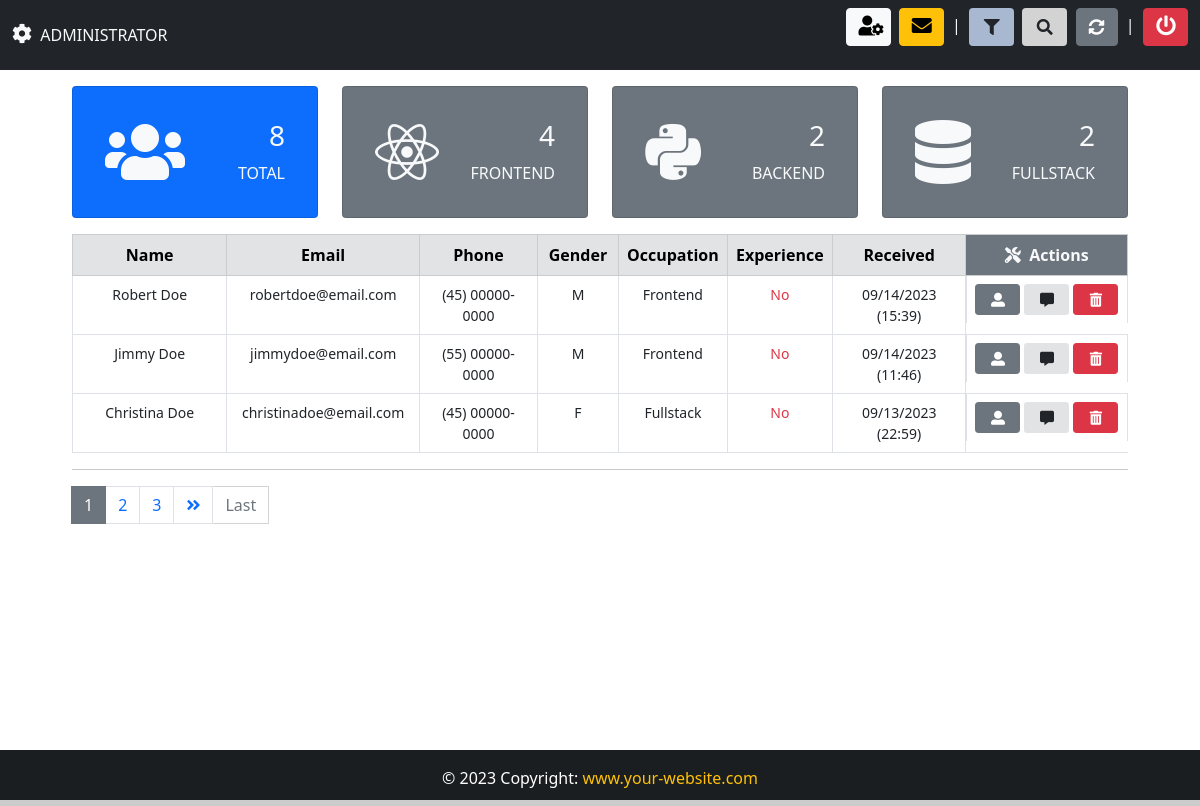
The page /backend/ (signed in) on the database as committed earlier.
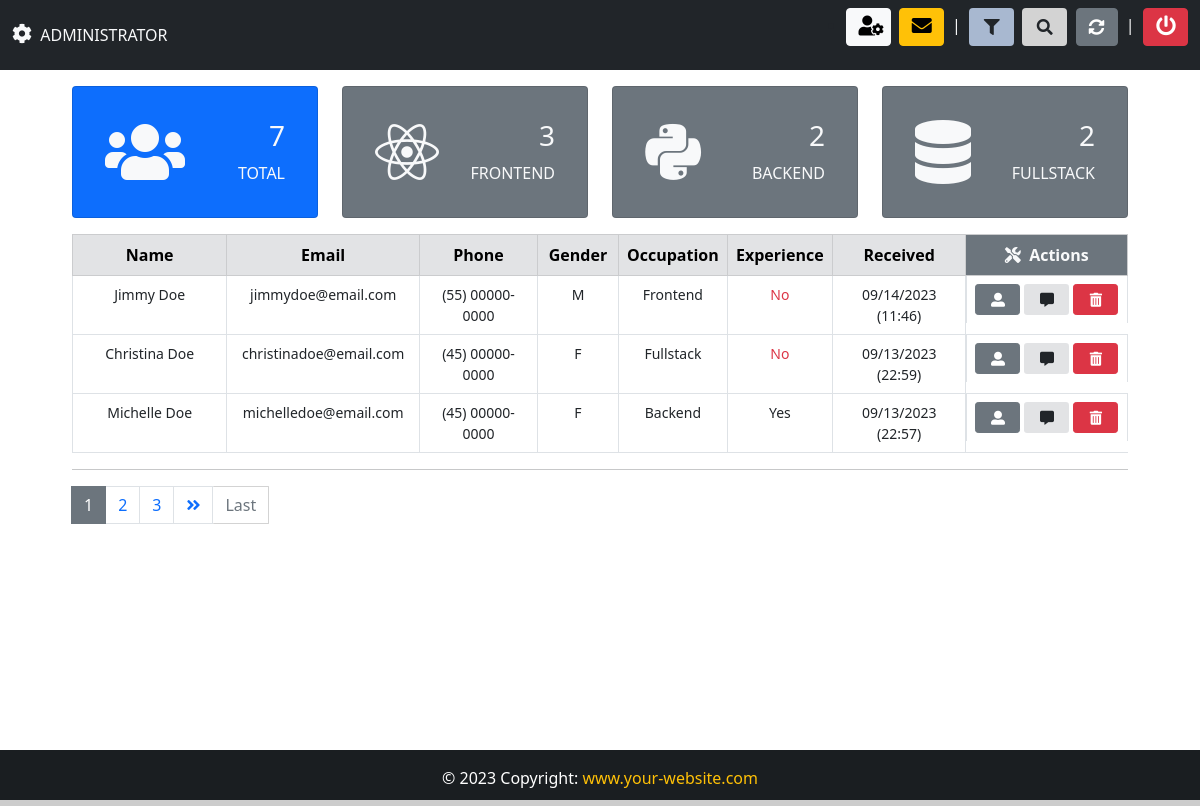
The same page on the database as committed later.
### App/models.py (models this page shows, shortened)
class Candidate(models.Model):
    firstname = models.CharField(max_length=50)
    lastname = models.CharField(max_length=50)
    job = models.CharField(max_length=5, verbose_name="Job Code")
    birth = models.DateField(
        auto_now=False, auto_now_add=False, verbose_name="Birthday"
    )
    phone = models.CharField(max_length=25)
    personality = models.CharField(max_length=50, null=True, choices=PERSONALITY)
    salary = models.CharField(max_length=50, verbose_name="Salary expectation")
    gender = models.CharField(max_length=10)
    experience = models.BooleanField(null=True)
    smoker = models.CharField(max_length=10, choices=SMOKER, default="")
    email = models.EmailField(max_length=50)
    message = models.TextField(verbose_name="Presentation")
    file = models.FileField(upload_to="resume", blank=True, verbose_name="Resume")
    image = models.ImageField(upload_to="photo", blank=True, verbose_name="Photo")
    created_at = models.DateTimeField(auto_now_add=True)
    situation = models.CharField(
        max_length=50, null=True, choices=SITUATION, default="Pending"
    )
    company_note = models.TextField(blank=True)
    frameworks = MultiSelectField(choices=FRAMEWORKS, max_length=50)
    languages = MultiSelectField(choices=LANGUAGES, max_length=50)
    databases = MultiSelectField(choices=DATABASES, max_length=50)
    libraries = MultiSelectField(choices=LIBRARIES, max_length=50)
    mobile = MultiSelectField(choices=MOBILE, max_length=50)
    others = MultiSelectField(choices=OTHERS, max_length=50)
    institution = models.CharField(max_length=50)
    course = models.CharField(max_length=50)
    started_course = models.DateField(auto_now_add=False)
    finished_course = models.DateField(blank=True, null=True, auto_now_add=False)
    about_course = models.TextField()
    status_course = models.CharField(max_length=50, null=True, choices=STATUS_COURSE)
    company = models.CharField(max_length=50)
    position = models.CharField(max_length=50)
    started_job = models.DateField(blank=True, null=True, auto_now_add=False)
    finished_job = models.DateField(blank=True, null=True, auto_now_add=False)
    about_job = models.TextField()
    employed = models.BooleanField(null=True, verbose_name="I am employed")
    remote = models.BooleanField(null=True, verbose_name="I agree to work remotely")
    travel = models.BooleanField(null=True, verbose_name="I'm available for travel")

### App/views.py (the view, shortened to what this page needs)
# urls.py: path("backend/", views.backend, name="backend"),
@login_required(login_url="login")
@cache_control(no_cache=True, must_revalidate=True, no_store=True)
def backend(request):
    if "f" in request.GET:
        f = request.GET["f"]
        all = Candidate.objects.filter(Q(job__iexact=f) | Q(gender__iexact=f)).order_by(
            "-created_at"
        )
    else:
        all = Candidate.objects.all().order_by("-created_at")
    paginator = Paginator(all, 3)
    page = request.GET.get("page")
    all_candidate = paginator.get_page(page)
    total = all.count()
    frontend = all.filter(job="FR-22")
    backend = all.filter(job="BA-10")
    fullstack = all.filter(job="FU-15")
    context = {
        "candidates": all_candidate,
        "total": total,
        "frontend": frontend,
        "backend": backend,
        "fullstack": fullstack,
    }
    return render(request, "backend.html", context)

### App/templates/backend.html (shortened to what this page needs)
{% extends "base.html" %}
{% block footer %}
    class="text-warning"
{% endblock footer %}
{% block nav-content %}
    <div class="collapse navbar-collapse mt-3 mt-md-3 mt-lg-0"
         id="navbarSupportedContent">
        <ul class="navbar-nav me-auto mb-2 mb-lg-0 align-middle">
            <li class="nav-item text-light">
                {% if request.user.is_superuser %}
                    <i class="fas fa-cog f-size2"></i>&nbsp; ADMINISTRATOR
                {% else %}
                    Welcome: <span class="text-warning">{{ user.get_username }}</span>
                {% endif %}
            </li>
        </ul>
        <ul>
            <li>
                {% if request.user.is_superuser %}
                    <a href="{% url 'admin:App_candidate_changelist' %}"
                       target="_blank"
                       class="btn btn-light my-btn2"
                       title="Control Panel">
                        <i class="fas fa-user-cog f-size2"></i>
                    </a>
                    <a href="{% url 'admin:App_email_changelist' %}"
                       target="_blank"
                       class="btn btn-warning ms-1 my-btn2"
                       title="Admin">
                        <i class="fas fa-envelope f-size2"></i>
                    </a>
                    <span class="text-light">&nbsp;|&nbsp;</span>
                {% endif %}
                <button class="btn my-btn2"
                        style="background-color: #a8b8d0"
                        title="Filter"
                        data-bs-toggle="modal"
                        data-bs-target="#filterModal">
                    <i class="fas fa-filter"></i>
                </button>
                <button class="btn my-btn2 ms-1"
                        style="background-color: #d3d3d3"
                        title="Search"
                        data-bs-toggle="modal"
                        data-bs-target="#searchModal">
                    <i class="fas fa-search"></i>
                </button>
                <a href="{% url 'backend' %}"
                   class="btn btn-secondary ms-1"
                   title="Refresh">
                    <i class="fas fa-sync-alt"></i>
                </a>
                <span class="text-light">&nbsp;|&nbsp;</span>
                <a href="{% url 'logout' %}"
                   class="btn btn-danger my-btn2"
                   title="Logout"
                   data-bs-toggle="modal"
                   data-bs-target="#logoutModal">
                    <i class="fas fa-power-off f-size2"></i>
                </a>
            </li>
        </ul>
    </div>
{% endblock nav-content %}
{% block content %}
    <div class="container" style="width: 90%;">
        <div class="mt-3 mb-2">{% include "dashboard/dashboard.html" %}</div>
        <table class="table table-bordered text-center">
            <thead class="table-secondary">
                <tr>
                    <th style="width: 19%;">Name</th>
                    <th style="width: 19%;">Email</th>
                    <th style="width: 14%;">Phone</th>
                    <th style="width: 8%;">Gender</th>
                    <th style="width: 10%;">Occupation</th>
                    <th style="width: 10%;">Experience</th>
                    <th style="width: 15%;">Received</th>
                    <th colspan="2" style="width: 5%;" class="bg-secondary text-light">
                        <i class="fa fa-tools"></i>&nbsp;&nbsp;Actions
                    </th>
                </tr>
            </thead>
            <tbody style="font-size: 14px;">
                {% for data in candidates %}
                    <tr>
                        <td id="top-border" label="Name">{{ data.firstname }} {{ data.lastname }}</td>
                        <td id="sm-border" label="Email">{{ data.email }}</td>
                        <td id="sm-border" label="Phone">{{ data.phone }}</td>
                        <td id="sm-border" label="Gender">{{ data.gender }}</td>
                        {% if data.job == "FR-22" %}
                            <td id="sm-border" label="Occupation">Frontend</td>
                        {% elif data.job == "BA-10" %}
                            <td id="sm-border" label="Occupation">Backend</td>
                        {% else %}
                            <td id="sm-border" label="Occupation">Fullstack</td>
                        {% endif %}
                        {% if data.experience == False %}
                            <td id="sm-border" label="Experience">
                                <span class="text-danger">No</span>
                            </td>
                        {% else %}
                            <td id="sm-border" label="Experience">Yes</td>
                        {% endif %}
                        <td id="sm-border" label="Received">{{ data.created_at|date:"m/d/Y (H:i)" }}</td>
                        <td class="btn-side">
                            <a href="{% url 'candidate' data.id %}"
                               class="btn btn-secondary my-btn2 btn-sm"
                               title="View candidate">
                                <i class="fas fa-user-alt"></i>
                            </a>
                            <a href="{% url 'chat_candidate' data.id %}"
                               class="btn my-btn2 btn-sm ms-1"
                               title="About candidate"
                               style="background-color: #e2e3e5">
                                <i class="fas fa-comment-alt"></i>
                            </a>
                            {% if request.user.is_superuser %}
                                <a href=""
                                   class="btn btn-danger my-btn2 btn-sm ms-1"
                                   title="Delete"
                                   data-bs-toggle="modal"
                                   data-bs-target="#deleteModal{{ data.pk }}">
                                    <i class="fas fa-trash-alt"></i>
                                </a>
                            {% endif %}
                        </td>
                    {% empty %}
                        <td colspan="8">
                            {{ request.GET.q }} <strong class="text-danger">No records found</strong>
                        </td>
                    </tr>
                {% endfor %}
            </tbody>
        </table>
        <hr>
        <nav>
            {% if candidates.has_other_pages %}
                <ul class="pagination">
                    {% for i in candidates.paginator.page_range %}
                        {% if candidates.number == i %}
                            <li class="page-item active">
                                <span class="page-link">{{ i }}
                                </span>
                            </li>
                        {% else %}
                            <li class="page-item">
                                <a class="page-link"
                                   href="?page={{ i }}{% if request.GET.q %}&q={{ request.GET.q }}{% elif request.GET.f %}&f={{ request.GET.f }}{% endif %}">{{ i }}</a>
                            </li>
                        {% endif %}
                    {% endfor %}
                    {% if candidates.has_next %}
                        <li class="page-item">
                            <a href="?page={{ candidates.next_page_number }}{% if request.GET.q %}&q={{ request.GET.q }}{% elif request.GET.f %}&f={{ request.GET.f }}{% endif %}"
                               class="page-link">
                                <i class="fas fa-angle-double-right"></i>
                            </a>
                        </li>
                        <a href="?page={{ candidates.paginator.num_pages }}{% if request.GET.q %}&q={{ request.GET.q }}{% elif request.GET.f %}&f={{ request.GET.f }}{% endif %}"
                           class="btn btn-outline-secondary mb-4"
                           style="border-radius: 1px;
                                  border: 1px solid #d3d3d3;
                                  border-left: none">Last</a>
                    {% else %}
                        <li class="page-item disabled"></li>
                    {% endif %}
                </ul>
            {% endif %}
        </nav>
        <br>
        <br>
        <br>
    </div>
{% endblock %}

### App/templates/base.html (shortened to what this page needs)
{% load static %}
<!DOCTYPE html>
<html lang="en">
<head>
    <link href="https://cdn.jsdelivr.net/npm/bootstrap@5.0.2/dist/css/bootstrap.min.css" rel="stylesheet">
    <link rel="stylesheet" href="https://use.fontawesome.com/releases/v5.15.4/css/all.css">
    <link rel="stylesheet" href="https://cdnjs.cloudflare.com/ajax/libs/jqueryui/1.13.2/themes/base/jquery-ui.min.css" />
    <link href={% static "css/style.css" %} rel="stylesheet">
</head>
<body>
    <div class="wrapper">
      <header>
        <nav  class="navbar navbar-expand-lg navbar-dark {% block navbar %} bg-dark {% endblock %}">
          <div class="container-fluid">
            {% block nav-content %}{% endblock nav-content %}
          </div>
        </nav>
      </header>
      {% block content %} {% endblock content %}
    </div>
    {% block tag-footer %}
    <footer class="bg-dark text-center text-lg-start" id="footer" style="color: #fff;">
      <div class="text-center p-3" style="background-color: rgba(0, 0, 0, 0.2);">
          &copy; {% now "Y" %} Copyright:
          <a class="text-light" href="#" style="text-decoration: none;">
              <span {% block footer %} style="color: #89cff0;" {% endblock footer %}>www.your-website.com</span>
          </a>
      </div>
    </footer>
    {% endblock tag-footer %}
</body>
</html>

### App/templates/dashboard/dashboard.html
<div class="row">
    {% include "dashboard/dash_total.html" %}
    {% include "dashboard/dash_frontend.html" %}
    {% include "dashboard/dash_backend.html" %}
    {% include "dashboard/dash_fullstack.html" %}
</div>

### App/templates/dashboard/dash_total.html
{% extends "dashboard/baseDash.html" %}
{% block bg-dash %} bg-primary text-light {% endblock %}
{% block icon %} <i class="fas fa-users fa-4x"></i> {% endblock %}
{% block value %} {{ total }} {% endblock %}
{% block dash-title %} TOTAL {% endblock %}

### App/templates/dashboard/baseDash.html
<div class="col-xl-3 col-sm-6 col-6 mb-2">
    <div class="card p-3 {% block bg-dash %}{% endblock %}">
        <div class="card-body">
            <div class="d-flex justify-content-between">
                <div class="align-self-center">
                    {% block icon %} {% endblock %}
                </div>
                <div class="text-end">
                    <h3>{% block value %} {% endblock %}</h3>
                    <p class="mb-0">{% block dash-title %}{% endblock %}</p>
                </div>
            </div>
        </div>
    </div>
</div>

### App/templates/dashboard/dash_frontend.html
{% extends "dashboard/baseDash.html" %}
{% block bg-dash %} bg-secondary text-light {% endblock %}
{% block icon %} <i class="fab fa-react fa-4x"></i> {% endblock %}
{% block value %} {{ frontend.count }} {% endblock %}
{% block dash-title %} FRONTEND {% endblock %}

### App/templates/dashboard/dash_backend.html
{% extends "dashboard/baseDash.html" %}
{% block bg-dash %} bg-secondary text-light {% endblock %}
{% block icon %} <i class="fab fa-python fa-4x"></i> {% endblock %}
{% block value %} {{ backend.count }} {% endblock %}
{% block dash-title %} BACKEND {% endblock %}

### App/templates/dashboard/dash_fullstack.html
{% extends "dashboard/baseDash.html" %}
{% block bg-dash %} bg-secondary text-light {% endblock %}
{% block icon %} <i class="fas fa-database fa-4x"></i> {% endblock %}
{% block value %} {{ fullstack.count }} {% endblock %}
{% block dash-title %} FULLSTACK {% endblock %}

### App/templates/modals/note.html (shortened to what this page needs)
{% extends 'modals/baseModal.html' %}

### App/templates/modals/delete.html (shortened to what this page needs)
{% extends 'modals/baseModal.html' %}

### App/templates/modals/email.html (shortened to what this page needs)
{% extends 'modals/baseModal.html' %}

### App/templates/modals/filter.html (shortened to what this page needs)
{% extends 'modals/baseModal.html' %}

### App/templates/modals/search.html (shortened to what this page needs)
{% extends 'modals/baseModal.html' %}

### App/templates/modals/logout.html (shortened to what this page needs)
{% extends 'modals/baseModal.html' %}

### App/static/css/style.css (style rules this page uses)
html, body { height: 100%; margin: 0; max-width: 100%; }
.wrapper { min-height: 100%; margin-bottom: -50px; }
#footer, .push { height: 50px; }
.my-btn2 { width: 45px; }
a { text-decoration: none; }
.f-size2 { font-size: 20px; }
.btn-side { display: -webkit-flex; display: flex; flex-wrap: nowrap; }
.page-item.active .page-link { columns: #fff; background-color: #6c757d; border: 1px solid #6c757d; }

Rows that differ between the two databases and show on the page:
removed Candidate: firstname "Robert", lastname "Doe", email "robertdoe@email.com", phone "(45) 00000-0000", gender "M", job "Frontend", experience "No", created_at "09/14/2023 (15:39)"
now on this page (row unchanged): Candidate: firstname "Michelle", lastname "Doe", email "michelledoe@email.com", phone "(45) 00000-0000", gender "F", job "Backend", experience "Yes", created_at "09/13/2023 (22:57)"
Other text that changed with them:
{{ total }}: "8" → "7"
{{ frontend.count }}: "4" → "3"
